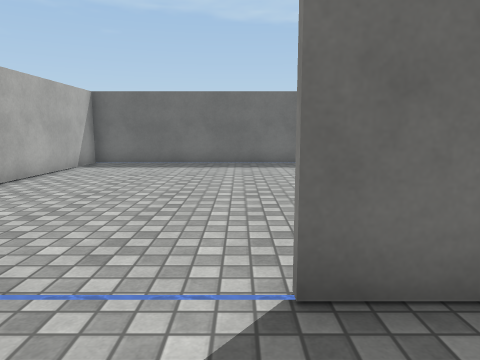
View 1 (above)

17 first-person views from a walk through a Unity game level. The camera is 1.2 m above the floor, tilts 8° down and sees 70° across. The floor is counted in squares, 1 m on a side. Each view is taken from the middle of a square. On the plan, view 1 faces up. The plan holds only what a view shows up to about 14 squares ahead; the rest is blank. The place goes on beyond the plan. The player character is not drawn. Surface patterns are stand-ins for the level's own textures.

View 2
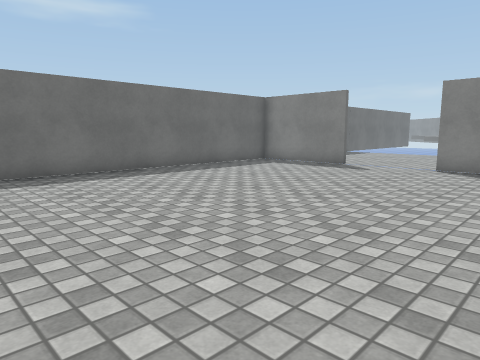

View 3
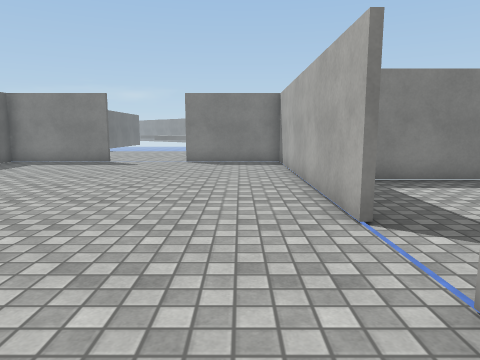

View 4
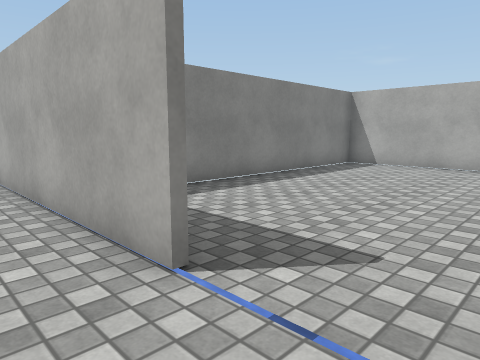

View 5
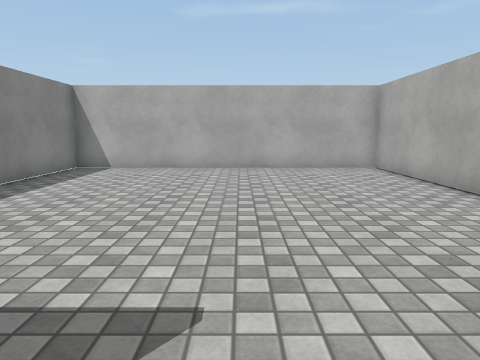

View 6
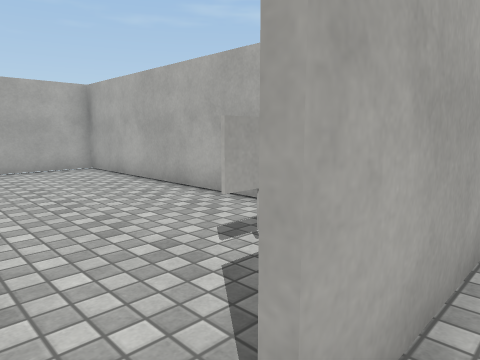

View 7
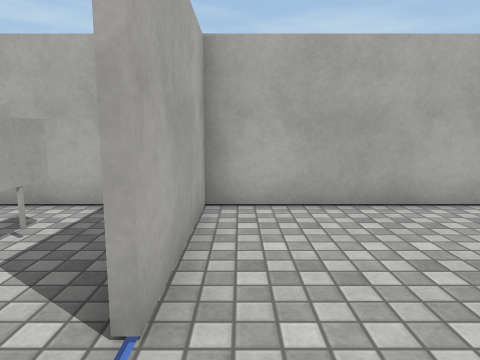

View 8
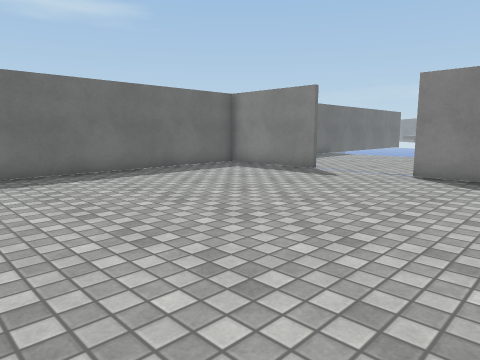

View 9
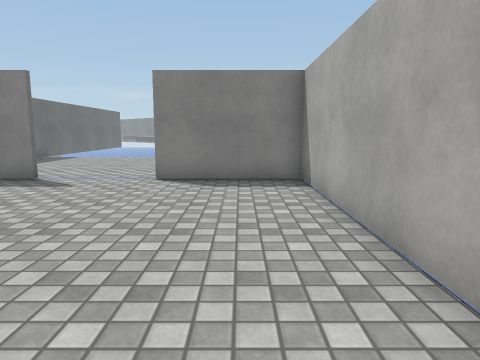

View 10
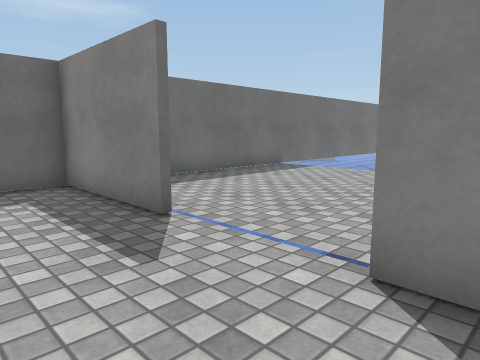

View 11
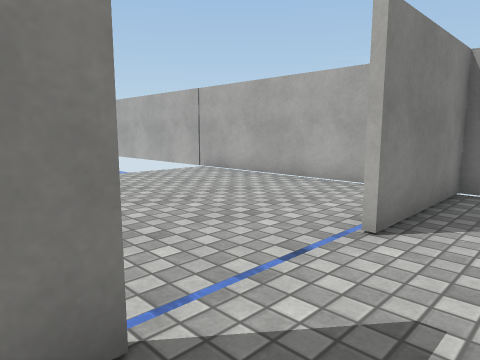

View 12
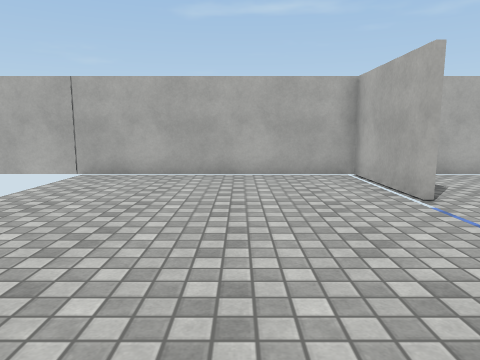

View 13
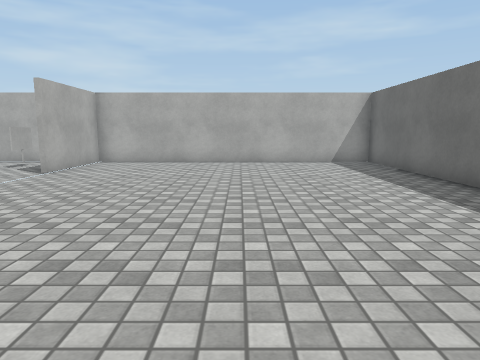

View 14
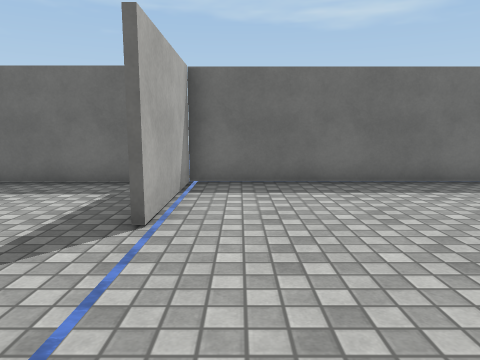

View 15
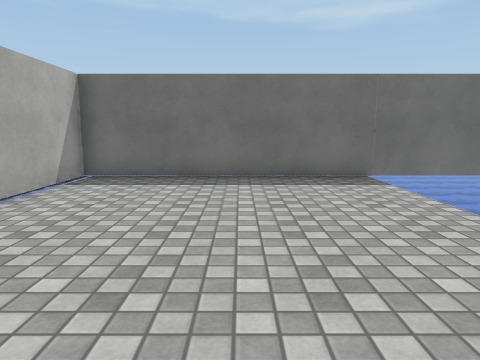

View 16
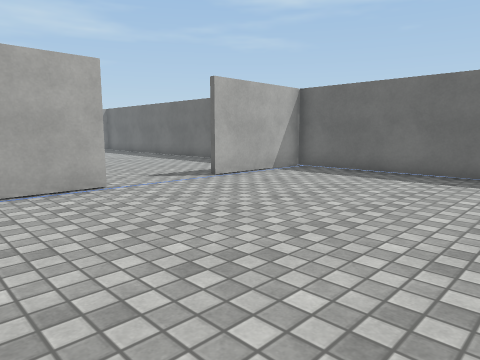

View 17
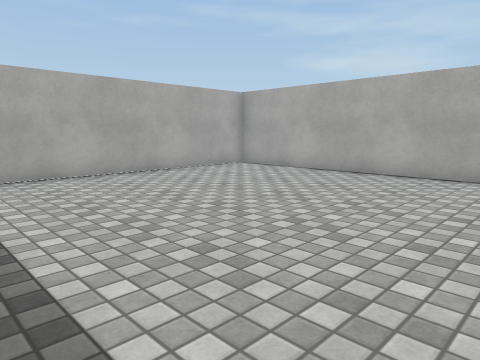

### Floor plan
Key: @ floor where view 1 was taken; # wall or solid block; . floor; ≈ water the walk keeps out of.
Columns run from 6 left of view 1 to 18 right of it. Each row starts with its distance up from view 1.
 13 ########################≈
 12 #...............#.......≈
 11 #...............#.......≈
 10 #...............#.......≈
  9 #.......................
  8 #.......................
  7 #.......................
  6 #...............#.......
  5 #...............#.......
  4 #...............#.......
  3 #...............#.......
  2 ≈####..#########≈#######≈
  1 #.##.......#         ≈
  0 #.....@....#         ≈
 -1 #..........#         ≈
 -2 #..........#≈≈≈≈≈≈≈≈ ≈
 -3 #..........#
 -4 #..........#
 -5 #..........#
 -6 #..........#
 -7 #..........#
 -8 #..........#
 -9 ############

Positions as (right, up) in squares from view 1, and headings:
1: (0, 0), facing up
2: (-2, 3), facing up-right
3: (-4, 4), facing right
4: (-2, 4), facing down-right
5: (-1, 3), facing down
6: (-1, 3), facing down-left
7: (0, 3), facing left
8: (0, 3), facing up-right
9: (1, 4), facing right
10: (7, 5), facing up-right
11: (8, 10), facing down-right
12: (13, 12), facing down
13: (8, 8), facing left
14: (11, 5), facing up
15: (14, 4), facing up
16: (17, 3), facing up-left
17: (4, 1), facing down-left
